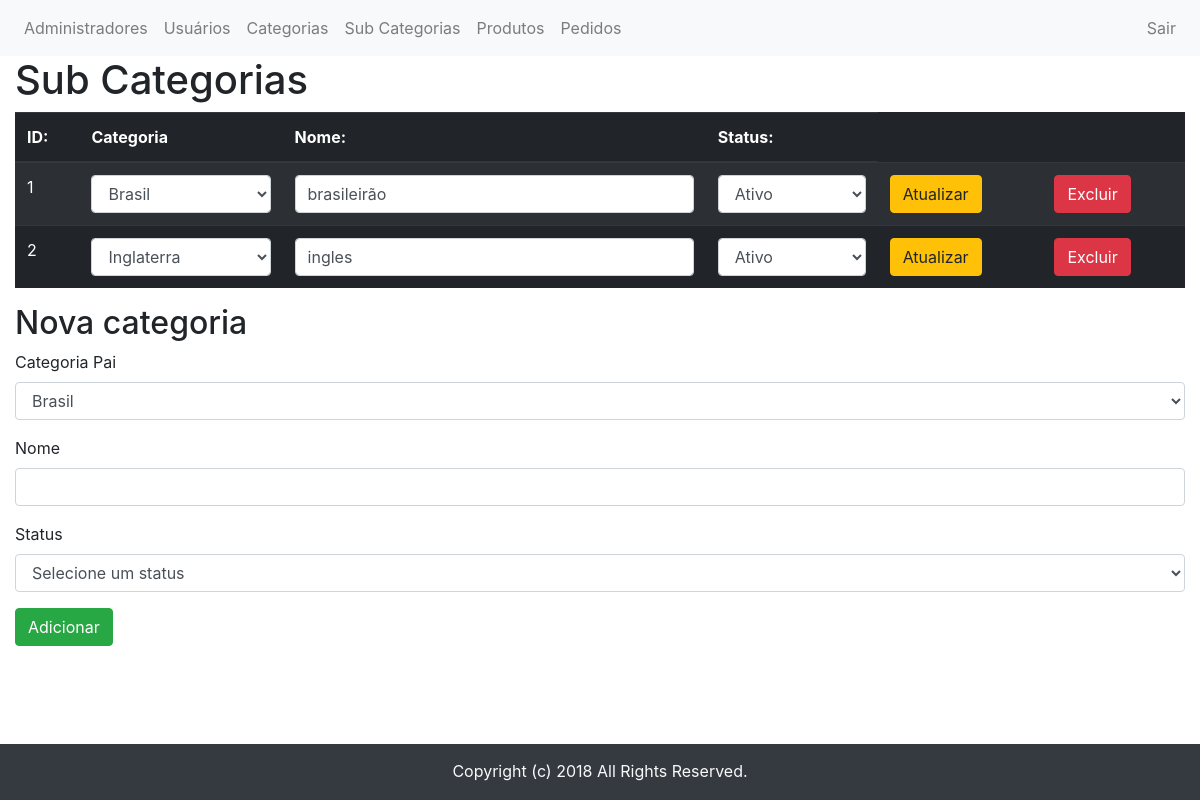
The page /Admin/sub_categorias/sub_categorias.php (signed in) on the database as committed earlier.
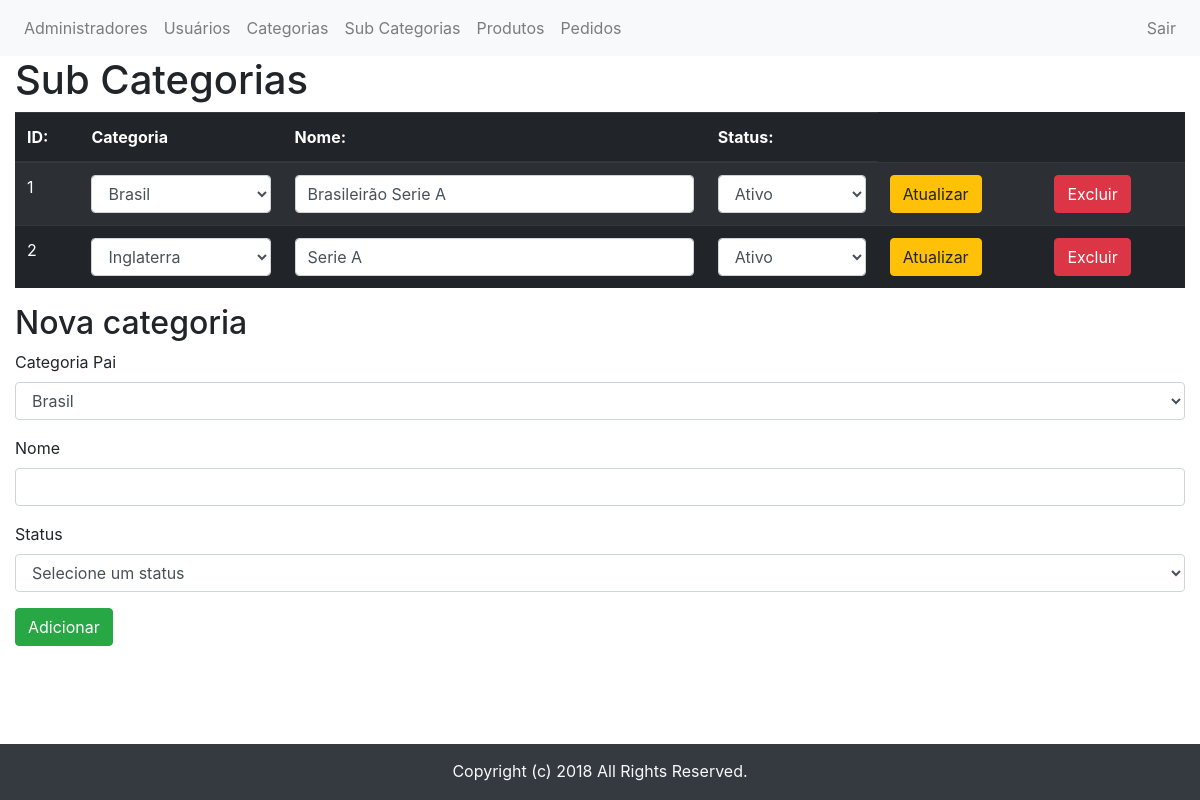
The same page on the database as committed later.
### tables this page shows
CREATE TABLE `sub_categorias` (
  `id` int(11) NOT NULL AUTO_INCREMENT,
  `categoria_id` int(11) DEFAULT NULL,
  `nome` varchar(255) DEFAULT NULL,
  `status` int(11) DEFAULT '1',
  PRIMARY KEY (`id`),
  KEY `fk_subcategoria_categoria` (`categoria_id`),
  CONSTRAINT `fk_subcategoria_categoria` FOREIGN KEY (`categoria_id`) REFERENCES `categorias` (`id`) ON DELETE NO ACTION ON UPDATE NO ACTION
);

### DAO/Banco.php (called while the page is built, shortened)
<?php
class Banco
{
    private $conn;
    function __construct($host = "localhost", $user = "root", $senha = "q1w2e3r4", $banco = "lojauninove")
    {
        $this->host = $host;
        $this->user = $user;
        $this->senha = $senha;
        $this->banco = $banco;
        $this->conn = new mysqli($this->host, $this->user, $this->senha, $this->banco);
    }
    public function getConn()
    {
        return $this->conn;
    }
}

### Controller/SubCategoriaController.php (called while the page is built, shortened)
<?php
class SubCategoriaController
{
    private $dao;
    function __construct()
    {
        $this->dao = new SubCategoriaDAO();
        $this->cat_dao = new CategoriaDAO();
        $this->controller = new ControllerController();
    }
    public function admin_index(){
        return [
            'categorias' => $this->cat_dao->getCategorias(),
            'sub_categorias' => $this->dao->getSubCategorias()
        ];
    }
}

### DAO/CategoriaDAO.php (called while the page is built, shortened)
<?php
class CategoriaDAO extends Banco
{
    public function getCategoria($id){
        $query = "SELECT id, nome, status FROM categorias WHERE id = ".$id;
        $stmt = $this->getConn()->prepare($query);
        $stmt->execute();
        $stmt->bind_result($id, $nome, $status);
        while($stmt->fetch()){
            $categoria = new Categoria();
            $categoria->setId($id);
            $categoria->setNome($nome);
            $categoria->setStatus($status);
        }
        return $categoria;
    }
    public function getCategorias(){
        $query = "SELECT id, nome, status FROM categorias";
        $stmt = $this->getConn()->prepare($query);
        $stmt->execute();
        $stmt->bind_result($id, $nome, $status);
        $categorias = [];
        while($stmt->fetch()){
            $categoria = new Categoria();
            $categoria->setId($id);
            $categoria->setNome($nome);
            $categoria->setStatus($status);
            $categorias[] = $categoria;
        }
        return $categorias;
    }
}

### DAO/SubCategoriaDAO.php (called while the page is built, shortened)
<?php
class SubCategoriaDAO extends Banco
{
    public function getSubCategorias(){
        $cat_dao = new CategoriaDAO();
        $query = "SELECT id, nome, status, categoria_id FROM sub_categorias";
        $stmt = $this->getConn()->prepare($query);
        $stmt->execute();
        $stmt->bind_result($id, $nome, $status, $categoria_id);
        $sub_categorias = [];
        while($stmt->fetch()){
            $sub_categoria = new SubCategoria();
            $sub_categoria->setId($id);
            $sub_categoria->setNome($nome);
            $sub_categoria->setStatus($status);
            $sub_categoria->setCategoria($cat_dao->getCategoria($categoria_id));
            $sub_categorias[] = $sub_categoria;
        }
        return $sub_categorias;
    }
}

### Model/SubCategoria.php (called while the page is built, shortened)
<?php
class SubCategoria
{
    private $id;
    private $categoria;
    private $nome;
    private $status;
    public function getId()
    {
        return $this->id;
    }
    public function setId($id)
    {
        $this->id = $id;
    }
    public function getCategoria()
    {
        return $this->categoria;
    }
    public function setCategoria(Categoria $categoria)
    {
        $this->categoria = $categoria;
    }
    public function getNome()
    {
        return $this->nome;
    }
    public function setNome($nome)
    {
        $this->nome = $nome;
    }
    public function getStatus()
    {
        return $this->status;
    }
    public function setStatus($status)
    {
        $this->status = $status;
    }
}

### Model/Categoria.php (called while the page is built, shortened)
<?php
class Categoria
{
    private $id;
    private $nome;
    public function getId()
    {
        return $this->id;
    }
    public function setId($id)
    {
        $this->id = $id;
    }
    public function getNome()
    {
        return $this->nome;
    }
    public function setNome($nome)
    {
        $this->nome = $nome;
    }
}

### Admin/sub_categorias/sub_categorias.php (the view, shortened to what the changed rows need)
<?php
require_once "../../Controller/SubCategoriaController.php";
$controller = new \Controller\SubCategoriaController();
$busca_banco = $controller->admin_index();
$categorias = $busca_banco['categorias'];
$sub_categorias = $busca_banco['sub_categorias'];
include "../../Templates/header-admin.php";
?>
<div class="container-fluid">
<h1 class="h1">Sub Categorias</h1>
    <table class='table  table-dark table-striped'>
        <thead class='thead-dark'>
            <tr>
                <th scope='col'>ID:</th>
                <th scope='col'>Categoria</th>
                <th scope='col'>Nome:</th>
                <th scope='col'>Status:</th>
            </tr>
        </thead>
        <?php foreach ($sub_categorias as $sub):?>
            <form action='' method=post>
                <tr>
                    <td>
                        <?php echo $sub->getId()?>
                    </td>
                    <td>
                        <select class='form-control' name='categoria_id'>
                            <?php foreach ($categorias as $cat):?>
                                <option <?php echo ( $cat->getId() == $sub->getCategoria()->getId() ? 'selected' : '' )?> value='<?php echo $cat->getId()?>'>
                                    <?php echo $cat->getNome()?>
                                </option>
                            <?php endforeach ?>
                        </select>
                    </td>
                    <td>
                        <input class='form-control' type=text name=nome value='<?php echo $sub->getNome()?>'>
                    </td>
                    <td>
                        <select class="form-control" name="status">
                            <option <?php echo $sub->getStatus() == 1 ? 'selected' : ''?> value="1">Ativo</option>
                        </select>
                    </td>
                    <td>
                        <button class='btn btn-warning' type=submit name=update>Atualizar</button>
                    </td>
                    <td>
                        <button class='btn btn-danger' name=delete >Excluir</button>
                    </td>
                </tr>
            </form>
        <?php endforeach;?>
    </table>
    <h2>Nova categoria</h2>
</div>
<?php include "../../Templates/footer-admin.php";?>

Rows that differ between the two databases and show on the page:
changed sub_categorias id 1: nome "brasileirão" → "Brasileirão Serie A"
changed sub_categorias id 2: nome "ingles" → "Serie A"
